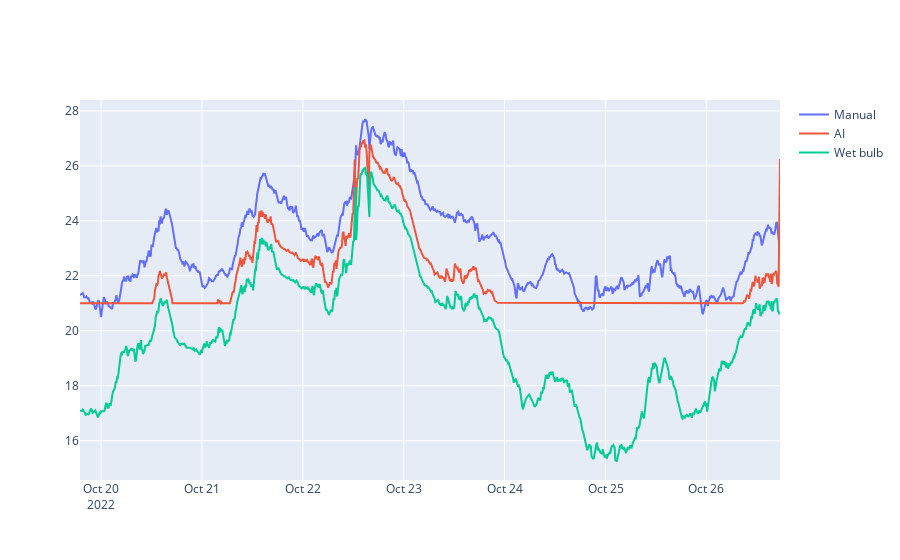

The cell this chart's notebook holds for it:
### Code cell
# eval plot
import os,pickle
import numpy as np
import plotly.graph_objects as go
from tqdm import tqdm
from utils.DataProcess import Start
from utils.ClooingTowerOptimize import CT_opt
with open(os.path.join('model','regr.pkl'), 'rb') as p:
    opt = pickle.load(p)


vs = []
for c in tqdm(range(1000)):
    try:
        opt.predict(c)
        v,fig = opt.plot(21,29)
        vs.append(v)
    except:
        pass


fig = go.Figure()
fig.add_traces(go.Scatter(x=opt.df.Datetime[-1000:][::-1],y=opt.df.condenser_supply_temp[-1000:][::-1],mode='lines',name='Manual'))
fig.add_traces(go.Scatter(x=opt.df.Datetime[-1000:][::-1],y=np.array(vs),mode='lines',name='AI'))
fig.add_traces(go.Scatter(x=opt.df.Datetime[-1000:][::-1],y=opt.df.Wet_bulb_temp[-1000:][::-1],mode='lines',name='Wet bulb'))

### Figure 1 — Plotly figure (JSON) as saved in the notebook; plotly's stock layout.template omitted (floating-point values rounded to 4 significant figures; data arrays with more than 128 entries replaced by an {"elided": "..."} marker saying what was removed)
{"data": [{"mode": "lines", "name": "Manual", "type": "scatter", "x": {"elided": "1000 str values"}, "y": {"elided": "1000 float values"}}, {"mode": "lines", "name": "AI", "type": "scatter", "x": {"elided": "1000 str values"}, "y": {"elided": "1000 float values"}}, {"mode": "lines", "name": "Wet bulb", "type": "scatter", "x": {"elided": "1000 str values"}, "y": {"elided": "1000 float values"}}], "layout": {}}
